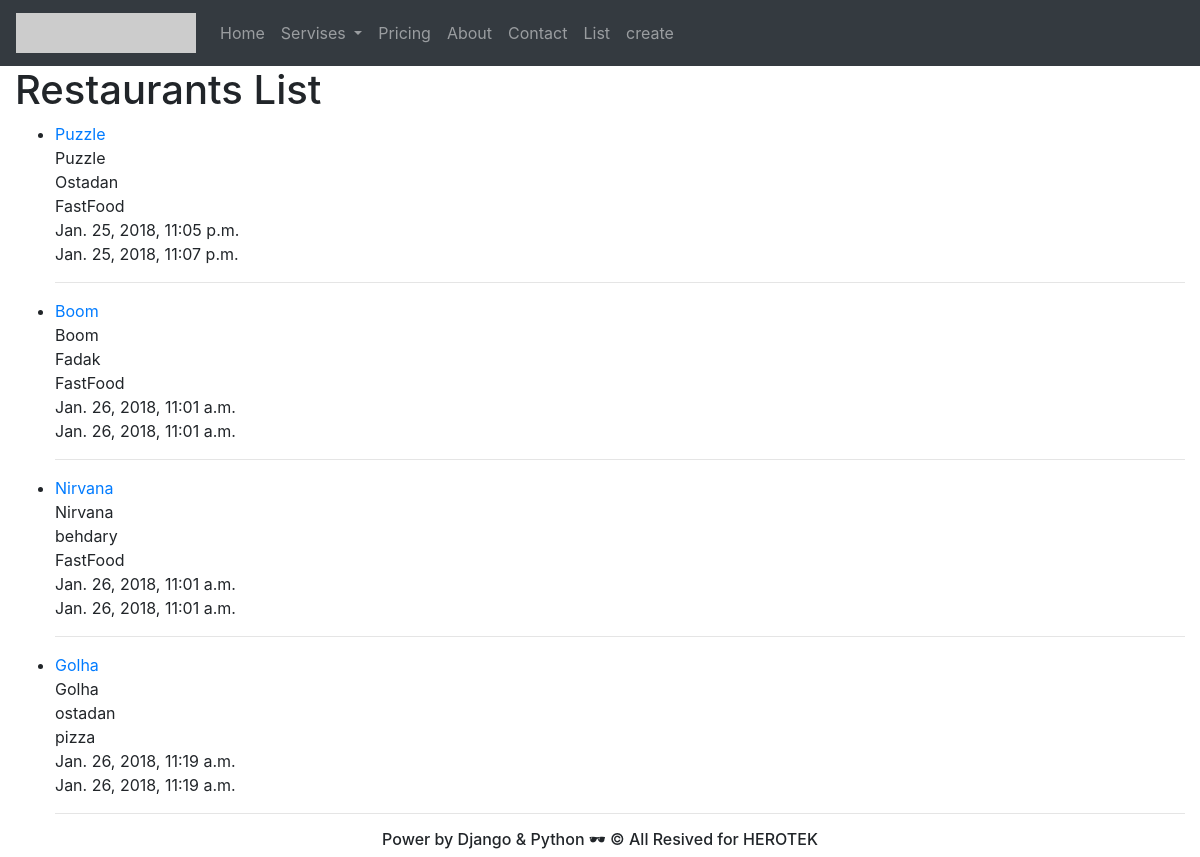
/restaurants/, run on an earlier commit of the app's database.
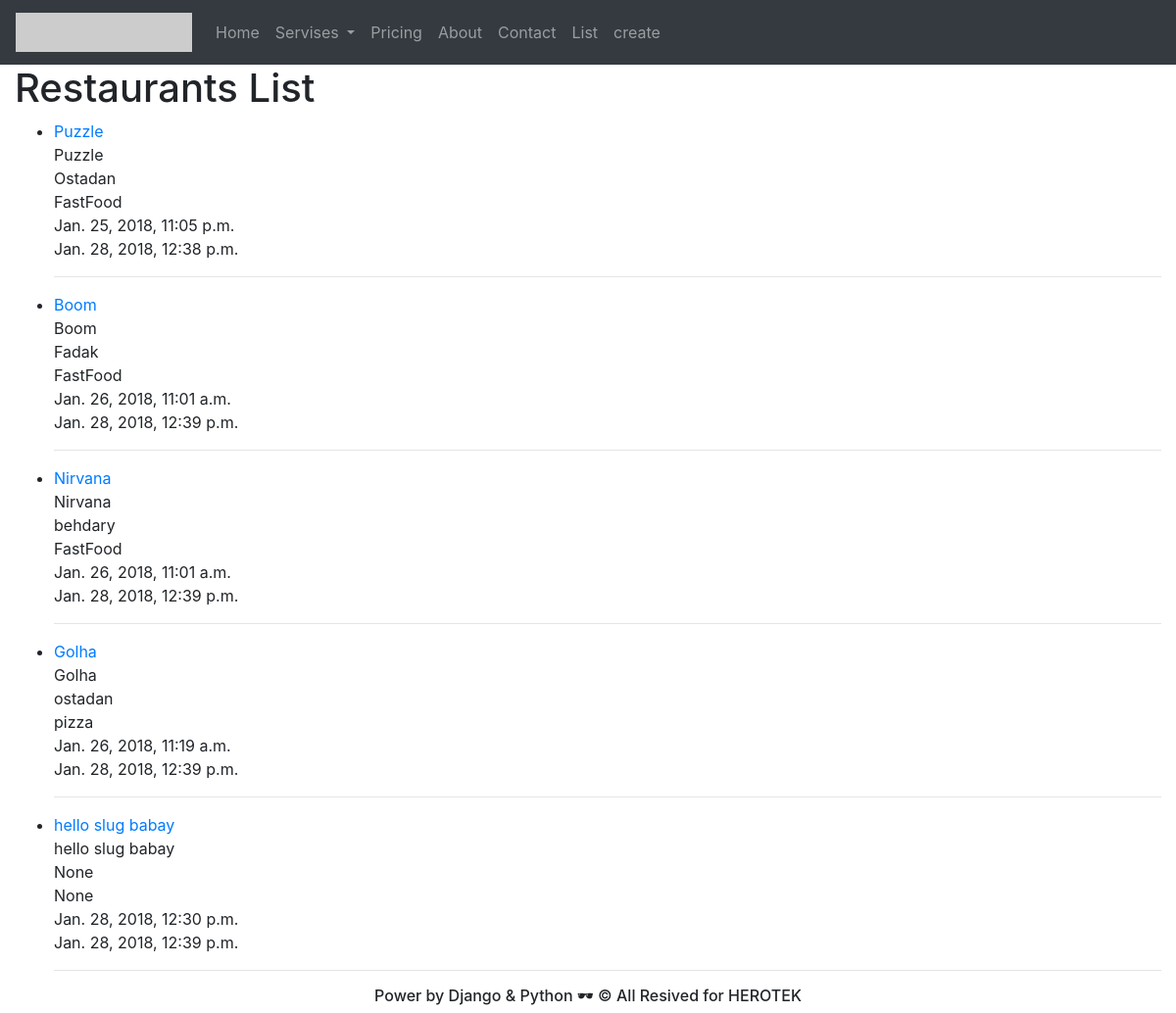
And on a later commit of the database.
### restaurants/models.py (models this page shows, shortened)
class RestaurantLocation(models.Model):
    name = models.CharField(max_length=120)
    location = models.CharField(max_length=120, null=True, blank=True)
    category = models.CharField(max_length=120, null=True, blank=True)
    timestamp = models.DateTimeField(auto_now_add=True)
    updated = models.DateTimeField(auto_now=True)
    slug = models.SlugField(null=True, blank=True)
    def __str__(self):
        return self.name

### restaurants/views.py (the view)
# urls.py: url(r'^restaurants/$', RestaurantListView.as_view()),
class RestaurantListView(ListView):
    def get_queryset(self):
        slug = self.kwargs.get("slug")
        if slug:
            queryset = RestaurantLocation.objects.filter(
                Q(category__iexact=slug) |
                Q(category__icontains=slug)
            )
        else:
            queryset = RestaurantLocation.objects.all()
        return queryset

### restaurants/templates/restaurants/restaurantlocation_list.html (shortened to what this page needs)
{% extends "base.html" %}
{% block content %}
<h1> Restaurants List </h1>
<ul>
{% for obj in object_list %}
    <li><a href="/restaurants/{{ obj.slug }}/"> {{ obj }} </a> <br> {{ obj.name }} <br> {{ obj.location }} <br> {{ obj.category }} <br> {{ obj.timestamp }}<br> {{ obj.updated }}</li> <hr>
{% endfor %}
</ul>
{% endblock content %}

What changed in the data, as far as the page shows it:
changed RestaurantLocation "Puzzle": updated "Jan. 25, 2018, 11:07 p.m." → "Jan. 28, 2018, 12:38 p.m."
changed RestaurantLocation "Boom": updated "Jan. 26, 2018, 11:01 a.m." → "Jan. 28, 2018, 12:39 p.m."
changed RestaurantLocation "Nirvana": updated "Jan. 26, 2018, 11:01 a.m." → "Jan. 28, 2018, 12:39 p.m."
changed RestaurantLocation "Golha": updated "Jan. 26, 2018, 11:19 a.m." → "Jan. 28, 2018, 12:39 p.m."
added RestaurantLocation: name "hello slug babay", location "None", category "None", timestamp "Jan. 28, 2018, 12:30 p.m.", updated "Jan. 28, 2018, 12:39 p.m."
